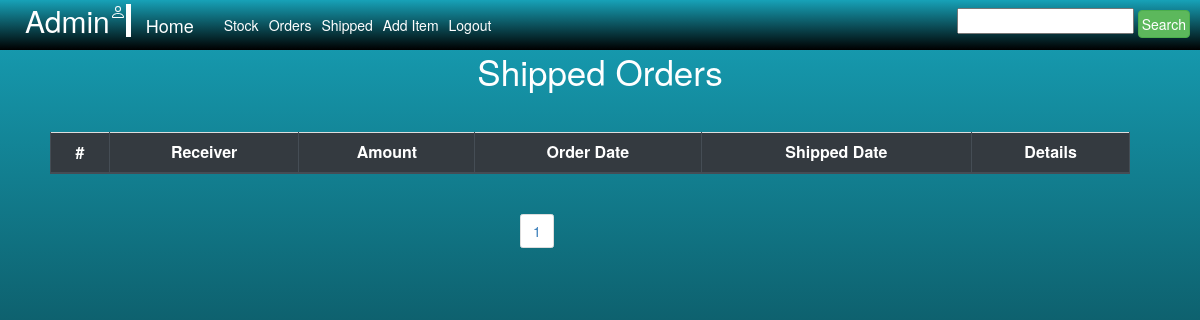
/shopping/order/shipped, run on an earlier commit of the app's database.
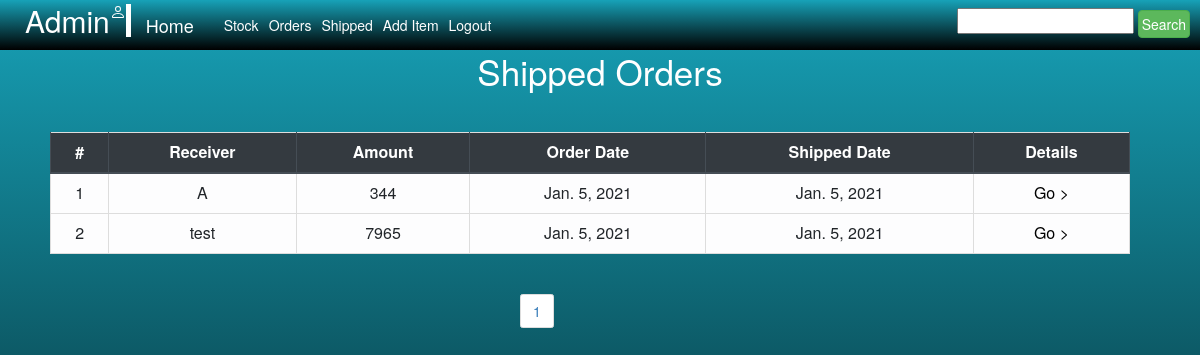
And on a later commit of the database.
### Order/models.py (models this page shows)
class Dispatched(models.Model):
    Receiver_Name = models.CharField(max_length=50)
    Amount = models.IntegerField()
    Date = models.DateField()
    Bill_number = models.TextField(null=True)
    Shipped_Date = models.DateField(default=django.utils.timezone.now)

### Order/views.py (the view)
# urls.py: path('shipped', S.shipped, name='shipped'),  # for admin to view all shipped orders
    def shipped(self, request):
        form = FormB()
        All_items = Dispatched.objects.all().order_by('id')
        filter = ABC(request.GET, queryset=All_items)
        All_items = filter.qs
        paginator = Paginator(All_items, 10)
        page = request.GET.get('page')
        All_items = paginator.get_page(page)
        data = {'All_items': All_items,'form':form, 'filter':filter}
        return render(request, 'Shopping/shipped.html', data)

### Shopping/forms.py
class FormB(forms.Form):
    title = forms.CharField(max_length=50,
                            widget=forms.TextInput(
                                attrs={"type": "text", "placeholder": "Title", "max_length": '50'})
                            )
    Description = forms.CharField(max_length=200,
                                  widget=forms.TextInput(
                                      attrs={"max_length": '200',"type": "text", "placeholder": "Description"})
                                  )
    Price = forms.FloatField(
        widget=forms.TextInput(
            attrs={"placeholder": "Buy_Price_Per_item"})
    )
    Quantity = forms.FloatField(
        widget=forms.TextInput(
            attrs={"placeholder": "Available_Quantity"})
    )
    Image = forms.ImageField()

### Shopping/templates/Shopping/shipped.html (shortened to what this page needs)
{% extends 'Shopping/Admin_base.html' %}
{% block content %}
<div class="px-4 px-lg-0" >
    <div class="container text-white py-5 text-center" >
        <h1 class="display-4">Shipped Orders</h1>
    </div>
</div>
<table style="text-align:center;margin-left:50px; width:90%;" class="table table-light table-bordered">
    <thead class="thead-dark">
    <tr >
        <th style="text-align:center;" scope="col">#</th>
        <th style="text-align:center;" scope="col" >Receiver</th>
        <th style="text-align:center;" scope="col">Amount</th>
        <th style="text-align:center;" scope="col">Order Date</th>
        <th style="text-align:center;" scope="col">Shipped Date</th>
        <th style="text-align:center;" scope="col">Details</th>
    </tr>
    </thead>
    <tbody>
    {% for i in All_items %}
    <tr>
        <td>{{forloop.counter}}</td>
        <td>{{i.Receiver_Name}}</td>
        <td>{{i.Amount}}</td>
        <td>{{i.Date}}</td>
        <td>{{i.Shipped_Date}}</td>
        <td><a href="{% url 'OrderDetail' user=i.Receiver_Name bill=i.Bill_number %}" style="color:black;">Go ></a></td>
    </tr>
    {% endfor %}
    </tbody>
</table>
{% endblock %}

What changed in the data, as far as the page shows it:
added Dispatched: Receiver_Name "A", Amount "344", Date "Jan. 5, 2021", Shipped_Date "Jan. 5, 2021"
added Dispatched: Receiver_Name "test", Amount "7965", Date "Jan. 5, 2021", Shipped_Date "Jan. 5, 2021"
